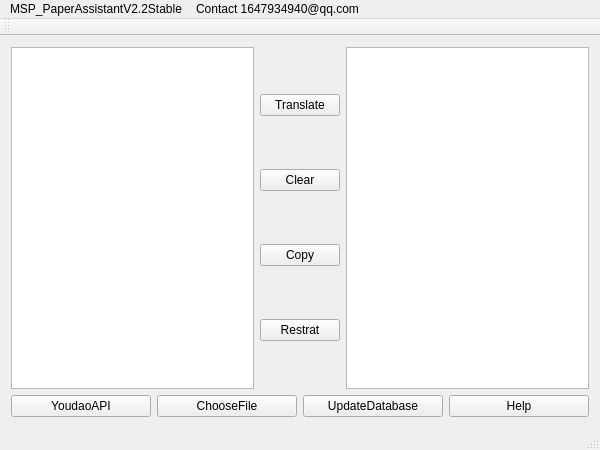
<?xml version="1.0" encoding="UTF-8"?>
<ui version="4.0">
 <class>MSP_PaperAssistant</class>
 <widget class="QMainWindow" name="MSP_PaperAssistant">
  <property name="geometry">
   <rect>
    <x>0</x>
    <y>0</y>
    <width>600</width>
    <height>450</height>
   </rect>
  </property>
  <property name="windowTitle">
   <string>MSP_PaperAssistant</string>
  </property>
  <widget class="QWidget" name="centralWidget">
   <layout class="QGridLayout" name="gridLayout_2">
    <item row="0" column="0">
     <layout class="QGridLayout" name="gridLayout">
      <item row="0" column="0">
       <layout class="QHBoxLayout" name="horizontalLayout_2">
        <item>
         <widget class="QPlainTextEdit" name="beforeTranslateText"/>
        </item>
        <item>
         <layout class="QVBoxLayout" name="verticalLayout">
          <item>
           <widget class="QPushButton" name="translateButton">
            <property name="text">
             <string>Translate</string>
            </property>
           </widget>
          </item>
          <item>
           <widget class="QPushButton" name="clearButton">
            <property name="text">
             <string>Clear</string>
            </property>
           </widget>
          </item>
          <item>
           <widget class="QPushButton" name="copyButton">
            <property name="text">
             <string>Copy</string>
            </property>
           </widget>
          </item>
          <item>
           <widget class="QPushButton" name="restartButton">
            <property name="text">
             <string>Restrat</string>
            </property>
           </widget>
          </item>
         </layout>
        </item>
        <item>
         <widget class="QTextBrowser" name="afterTranslateText"/>
        </item>
       </layout>
      </item>
     </layout>
    </item>
    <item row="1" column="0">
     <layout class="QHBoxLayout" name="horizontalLayout">
      <item>
       <widget class="QPushButton" name="apiButton">
        <property name="text">
         <string>YoudaoAPI</string>
        </property>
       </widget>
      </item>
      <item>
       <widget class="QPushButton" name="chooseButton">
        <property name="text">
         <string>ChooseFile</string>
        </property>
       </widget>
      </item>
      <item>
       <widget class="QPushButton" name="updateButton">
        <property name="text">
         <string>UpdateDatabase</string>
        </property>
       </widget>
      </item>
      <item>
       <widget class="QPushButton" name="helpButton">
        <property name="text">
         <string>Help</string>
        </property>
       </widget>
      </item>
     </layout>
    </item>
   </layout>
  </widget>
  <widget class="QMenuBar" name="menuBar">
   <property name="geometry">
    <rect>
     <x>0</x>
     <y>0</y>
     <width>600</width>
     <height>21</height>
    </rect>
   </property>
   <widget class="QMenu" name="menuMSP_PaperAssistantV2_0">
    <property name="title">
     <string>MSP_PaperAssistantV2.2Stable</string>
    </property>
   </widget>
   <widget class="QMenu" name="menuContact_1647934940_qq_com">
    <property name="title">
     <string>Contact 1647934940@qq.com</string>
    </property>
   </widget>
   <addaction name="menuMSP_PaperAssistantV2_0"/>
   <addaction name="menuContact_1647934940_qq_com"/>
  </widget>
  <widget class="QToolBar" name="mainToolBar">
   <attribute name="toolBarArea">
    <enum>TopToolBarArea</enum>
   </attribute>
   <attribute name="toolBarBreak">
    <bool>false</bool>
   </attribute>
  </widget>
  <widget class="QStatusBar" name="statusBar"/>
  <action name="actionRestart">
   <property name="text">
    <string>Restart</string>
   </property>
  </action>
 </widget>
 <layoutdefault spacing="6" margin="11"/>
 <resources/>
 <connections/>
</ui>
